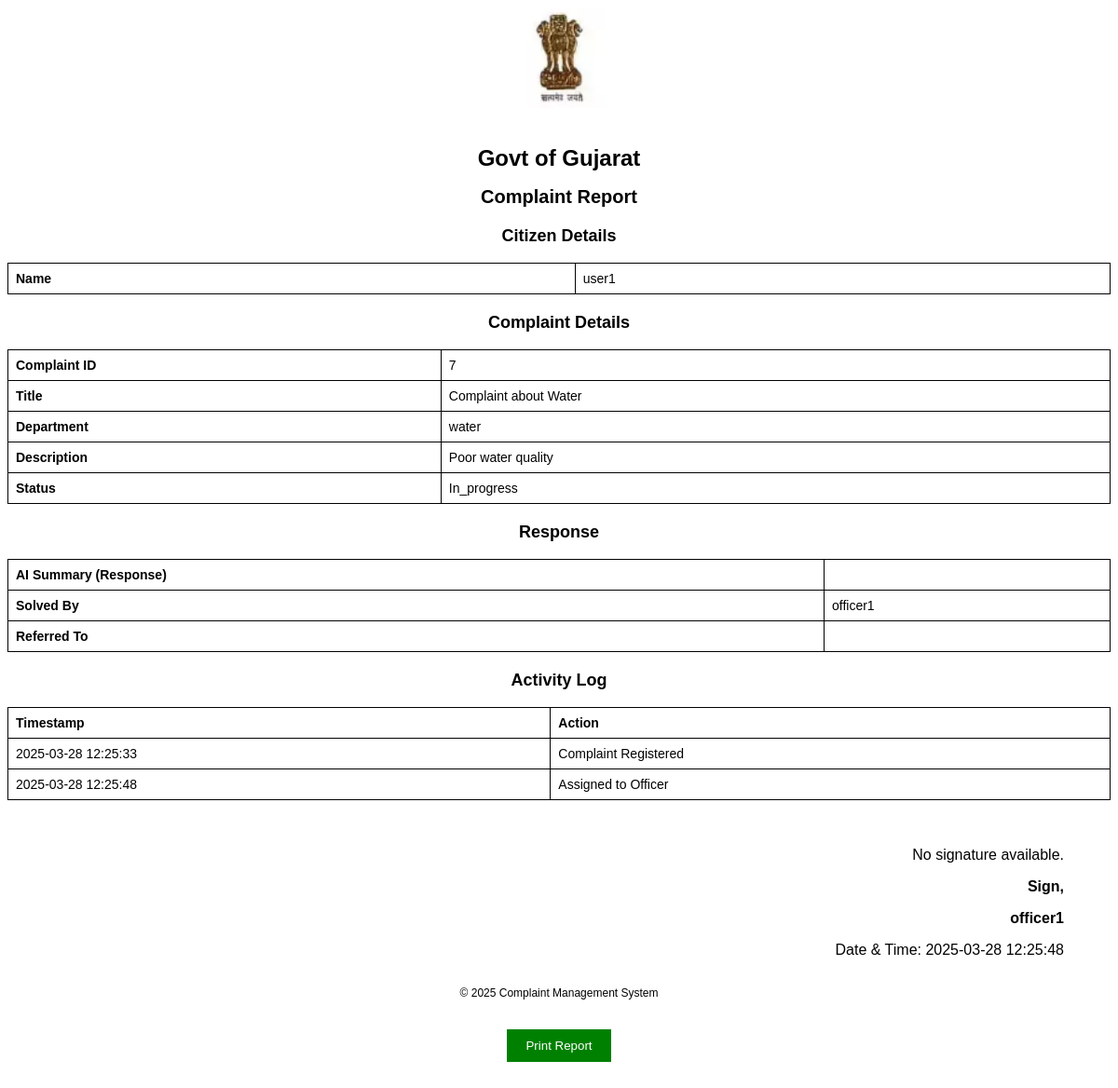
The app's page /user/generate_report.php?complaint_id=7, older data.
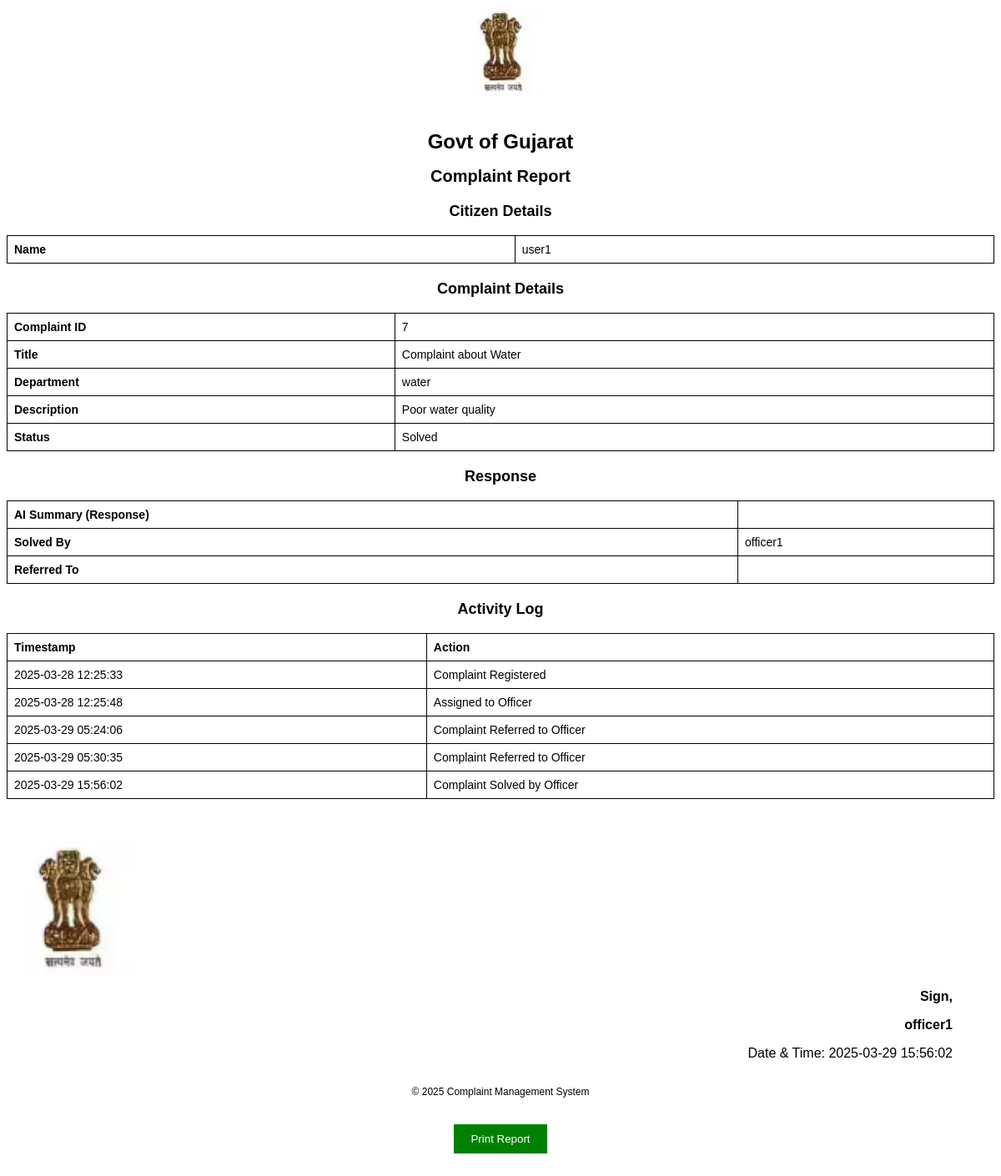
The same page, newer data.
### tables this page shows
CREATE TABLE `complaints` (
  `id` int(11) NOT NULL,
  `citizen_id` int(11) NOT NULL,
  `department_id` int(11) NOT NULL,
  `title` varchar(255) NOT NULL,
  `description` text NOT NULL,
  `status` enum('registered','in_progress','solved','referred') DEFAULT 'registered',
  `priority` enum('top','medium','normal','low') DEFAULT 'normal',
  `officer_id` int(11) DEFAULT NULL,
  `dept_head_id` int(11) DEFAULT NULL,
  `referred_by` int(11) DEFAULT NULL,
  `referred_at` timestamp NULL DEFAULT NULL,
  `remarks` text,
  `response` text,
  `review_rating` int DEFAULT NULL,
  `review_feedback` text,
  `ai_summary_complaint` text,
  `ai_summary_response` text,
  `target_id` int DEFAULT NULL,
  `target_role` enum('officer','dept_head') DEFAULT NULL,
  `created_at` timestamp NOT NULL DEFAULT CURRENT_TIMESTAMP,
  `updated_at` timestamp NOT NULL DEFAULT CURRENT_TIMESTAMP ON UPDATE CURRENT_TIMESTAMP,
  PRIMARY KEY (`id`),
  KEY `citizen_id` (`citizen_id`),
  KEY `department_id` (`department_id`),
  KEY `officer_id` (`officer_id`),
  KEY `dept_head_id` (`dept_head_id`),
  KEY `referred_by` (`referred_by`)
);

CREATE TABLE `complaint_activity` (
  `id` int(11) NOT NULL,
  `complaint_id` int(11) NOT NULL,
  `activity` varchar(255) NOT NULL,
  `activity_by` int(11) NOT NULL,
  `activity_time` timestamp NOT NULL DEFAULT current_timestamp()
);

CREATE TABLE `users` (
  `id` int(11) NOT NULL,
  `name` varchar(100) NOT NULL,
  `email` varchar(100) NOT NULL,
  `password` varchar(255) NOT NULL,
  `role` enum('citizen','officer','dept_head','admin') NOT NULL,
  `department_id` int(11) DEFAULT NULL,
  `created_at` timestamp NOT NULL DEFAULT current_timestamp()
);

CREATE TABLE `departments` (
  `id` int(11) NOT NULL,
  `name` varchar(100) NOT NULL,
  `description` text DEFAULT NULL,
  `created_at` timestamp NOT NULL DEFAULT current_timestamp()
);

CREATE TABLE `signatures` (
  `id` int(11) NOT NULL,
  `user_id` int(11) NOT NULL,
  `signature_filename` varchar(255) NOT NULL,
  `uploaded_at` timestamp NOT NULL DEFAULT current_timestamp()
);

### user/generate_report.php (the view, shortened to what this page needs)
<?php
include('..\config.php');
$complaint_id = $_GET['complaint_id'];
$sql = "SELECT c.*, d.name as dept_name, u.name as citizen_name,
               o.name as officer_name, s.signature_filename
        FROM complaints c
        LEFT JOIN departments d ON c.department_id = d.id
        LEFT JOIN users u ON c.citizen_id = u.id
        LEFT JOIN users o ON c.officer_id = o.id
        LEFT JOIN signatures s ON s.user_id = o.id
        WHERE c.id = '$complaint_id'";
$result = $conn->query($sql);
$complaint = $result->fetch_assoc();
?>
<!DOCTYPE html>
<html lang="en">
<head>
</head>
<body>
    <img class="logo" src="../assets/emblem.png" alt="Logo">
    <h1><strong>Govt of Gujarat</strong></h1>
    <h2>Complaint Report</h2>
    <h3>Citizen Details</h3>
    <table>
        <tr>
            <th>Name</th>
            <td><?= htmlspecialchars($complaint['citizen_name']) ?></td>
        </tr>
    </table>
    <h3>Complaint Details</h3>
    <table>
        <tr>
            <th>Complaint ID</th>
            <td><?= htmlspecialchars($complaint['id']) ?></td>
        </tr>
        <tr>
            <th>Title</th>
            <td><?= htmlspecialchars($complaint['title']) ?></td>
        </tr>
        <tr>
            <th>Department</th>
            <td><?= htmlspecialchars($complaint['dept_name']) ?></td>
        </tr>
        <tr>
            <th>Description</th>
            <td><?= nl2br(htmlspecialchars($complaint['description'])) ?></td>
        </tr>
        <tr>
            <th>Status</th>
            <td><?= ucfirst(htmlspecialchars($complaint['status'])) ?></td>
        </tr>
    </table>
    <h3>Response</h3>
    <table>
        <tr>
            <th>AI Summary (Response)</th>
            <td><?= nl2br(htmlspecialchars($complaint['ai_summary_response'])) ?></td>
        </tr>
        <tr>
            <th>Solved By</th>
            <td><?= htmlspecialchars($complaint['officer_name']) ?></td>
        </tr>
        <tr>
            <th>Referred To</th>
            <td><?= htmlspecialchars($complaint['target_role'] ?? "N/A") ?></td>
        </tr>
    </table>
    <h3>Activity Log</h3>
    <table>
        <tr>
            <th>Timestamp</th>
            <th>Action</th>
        </tr>
        <?php
        $activity_sql = "SELECT * FROM complaint_activity WHERE complaint_id = '$complaint_id' ORDER BY activity_time ASC";
        $activity_result = $conn->query($activity_sql);
        if ($activity_result->num_rows > 0) {
            while ($activity = $activity_result->fetch_assoc()) {
                echo "<tr><td>" . $activity['activity_time'] . "</td><td>" . htmlspecialchars($activity['activity']) . "</td></tr>";
            }
        } else {
            echo "<tr><td colspan='2'>No activity recorded</td></tr>";
        }
        ?>
    </table>
    <div class="signature-block">
        <?php if (!empty($complaint['signature_filename'])): ?>
            <img class="signature" src="../signatures/<?= htmlspecialchars($complaint['signature_filename']) ?>" alt="Officer Signature">
        <?php else: ?>
            <p>No signature available.</p>
        <?php endif; ?>
        <p><strong>Sign,</strong></p>
        <p><strong><?= htmlspecialchars($complaint['officer_name']) ?></strong></p>
        <p>Date & Time: <?= htmlspecialchars($complaint['updated_at'] ?? "N/A") ?></p>
    </div>
    <div class="footer">
        <p>&copy; <?= date("Y") ?> Complaint Management System</p>
    </div>
    <button class="print-btn" onclick="window.print()">Print Report</button>
</body>
</html>

Row changes from the older to the newer data that the page shows:
changed complaints "Complaint about Water": status "In_progress" → "Solved"; updated_at "2025-03-28 12:25:48" → "2025-03-29 15:56:02"
added complaint_activity: activity_time "2025-03-29 05:24:06", activity "Complaint Referred to Officer"
added complaint_activity: activity_time "2025-03-29 05:30:35", activity "Complaint Referred to Officer"
added complaint_activity: activity_time "2025-03-29 15:56:02", activity "Complaint Solved by Officer"
Text that changed along with them:
text no longer shown: "No signature available."
